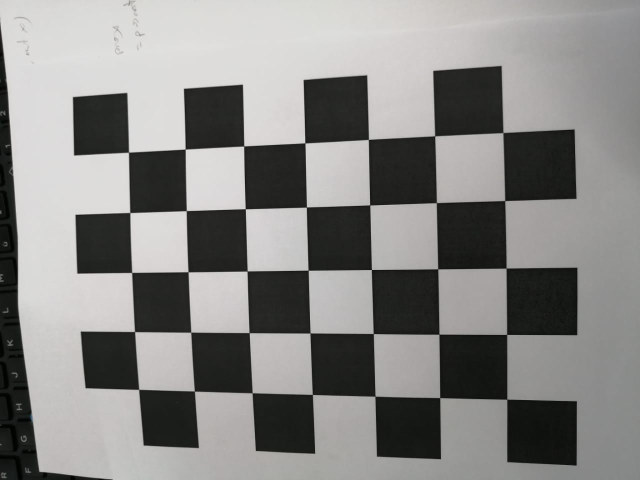
#> input picture calibration/1/left1.jpeg, 1280 x 960 px (shown at 1/2 size)
$ python calibration_load.py
#> lines starting #> are read from the running program, lines starting #| are printed output that depends on the picture

import numpy as np
import cv2
import glob

cv2.namedWindow('Image',cv2.WINDOW_NORMAL)
cv2.resizeWindow('Image', 600,400)


# Load previously saved data
with np.load('1/calib.npz') as X:
#> (reads calibration/1/calib.npz from the repository)
    mtx, dist, rvecs, tvecs = [X[i] for i in ('mtx','dist','rvecs','tvecs')]

print (mtx, dist, rvecs, tvecs)


# Load one of the test images
#img = cv2.imread('1/right1.jpeg')
img = cv2.imread('1/left1.jpeg')
#> img is the input picture: shape (960, 1280, 3); mean B, G, R 133.1, 135, 135.7
h, w = img.shape[:2]
#> h = 960; w = 1280

# Obtain the new camera matrix and undistort the image
newCameraMtx, roi = cv2.getOptimalNewCameraMatrix(mtx, dist, (w, h), 1, (w, h))
#> roi = (23, 15, 1229, 923)
undistortedImg = cv2.undistort(img, mtx, dist, None, newCameraMtx)
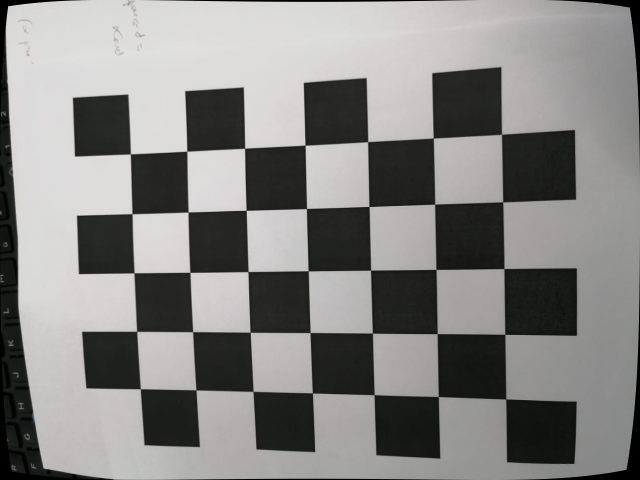
#> undistortedImg: shape (960, 1280, 3) (shown at 1/2 size); mean B, G, R 131.6, 133.4, 134.2

# Crop the undistorted image
# x, y, w, h = roi
# undistortedImg = undistortedImg[y:y + h, x:x + w]

# Display the final result
#cv2.imshow('Image', np.hstack((img, undistortedImg)))
cv2.imshow('Image', np.hstack(( undistortedImg,img)))
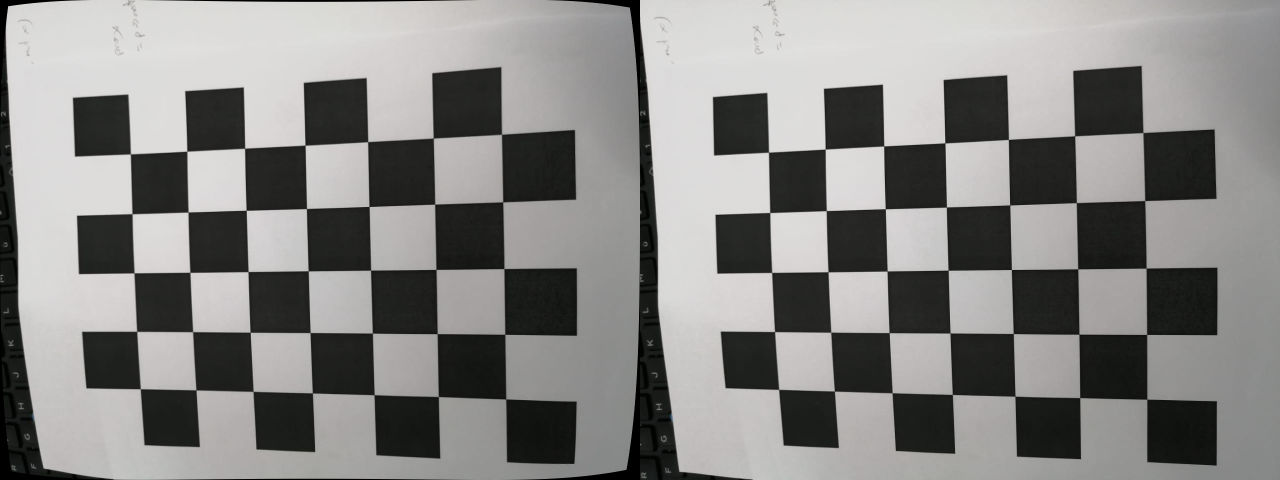
#> window 'Image': shape (960, 2560, 3) (shown at 1/2 size); mean B, G, R 132.4, 134.2, 134.9
cv2.waitKey(0)
cv2.destroyAllWindows()
